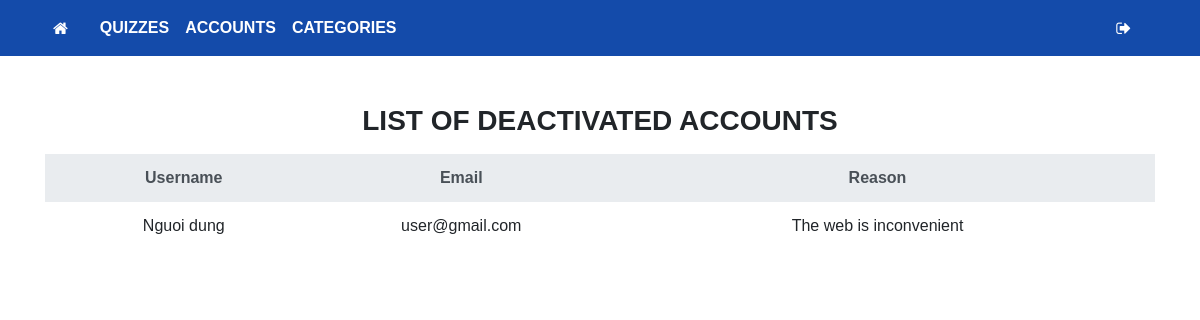
/server/index.php?action=users&query=usersrp (signed in), run on the app's committed database.
### tables this page shows
CREATE TABLE `User` (
  `User_id` varchar(50) NOT NULL,
  `email` varchar(100) NOT NULL,
  `username` varchar(50) NOT NULL,
  `password` varchar(100) NOT NULL,
  `avatar` varchar(200) DEFAULT NULL,
  `gradeLevel` varchar(20) DEFAULT NULL,
  `role` varchar(10) NOT NULL,
  `organization` varchar(100) DEFAULT NULL,
  `active` int(11) NOT NULL DEFAULT 1,
  `reason` text NOT NULL
);

### server/main/users/usersrp.php (the view, shortened to what this page needs)
<div class="col-12 my-5">
    <h3 class="text-uppercase text-center"><b>List of deactivated accounts</b></h3>
    <div style="background-color: #FDF0F1;" class="bg-white rounded mt-3">
    <table class="table mt-2 table-borderless w-100">
        <thead class="text-center thead-light">
            <tr>
                <th class="align-middle w-25">Username</th>
                <th class="align-middle w-25">Email</th>
                <th class="align-middle w-50">Reason</th>
            </tr>
        </thead>
        <tbody id="table-body" class="text-center">
<?php
        $sql = "select distinct * from User where active=0";
        $result = $conn->query($sql);
        if ($result->num_rows > 0) {
            while($row = $result->fetch_array()) {
?>
        <tr>
            <td><?php echo $row['username'];?></td>
            <td><?php echo $row['email'];?></td>
            <td><?php echo $row['reason'];?></td>
        </tr>
<?php
            }
        }
?>
        </table>
    </div>
</div>

### asset/css/base.css (style rules this page uses)
:root { --main-color: rgb(255,255,252); --body-color: rgba(0,0,0,0.03); --main-bg-color: rgb(20, 75, 170); --sub-bg-color: rgba(20, 75, 170, 0.3); --main-bold: 600; --main-size: 18px; }
* { box-sizing: border-box; margin: 0 }
body { font-family: Arial, Helvetica, sans-serif; }

### data on the page
user: username "Nguoi dung", email "user@gmail.com", reason "The web is inconvenient"
